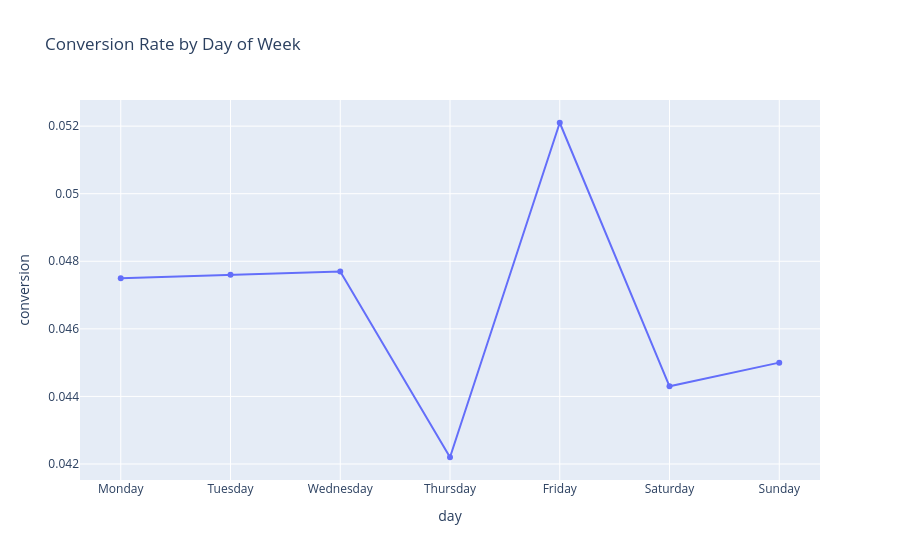

Notebook cell for this chart:
### Code cell
# Day-of-week analysis — correctly ordered Monday to Sunday
day_order = ['Monday','Tuesday','Wednesday','Thursday','Friday','Saturday','Sunday']

day = df.groupby(['day', 'event_type']).size().unstack(fill_value=0)
for col in ['view', 'cart', 'purchase']:
    if col not in day.columns:
        day[col] = 0
day['conversion'] = (day['purchase'] / day['view']).round(4)
day = day.reindex(day_order)  # enforce Mon-Sun order

fig_day = px.line(day.reset_index(), x='day', y='conversion',
                  title='Conversion Rate by Day of Week',
                  markers=True)
fig_day.show()

### Figure 1 — Plotly figure (JSON) as saved in the notebook; plotly's stock layout.template omitted (floating-point values rounded to 4 significant figures)
{"data": [{"hovertemplate": "day=%{x}<br>conversion=%{y}<extra></extra>", "legendgroup": "", "line": {"color": "#636efa", "dash": "solid"}, "marker": {"symbol": "circle"}, "mode": "lines+markers", "name": "", "orientation": "v", "showlegend": false, "type": "scatter", "x": ["Monday", "Tuesday", "Wednesday", "Thursday", "Friday", "Saturday", "Sunday"], "xaxis": "x", "y": [0.0475, 0.0476, 0.0477, 0.0422, 0.0521, 0.0443, 0.045], "yaxis": "y"}], "layout": {"legend": {"tracegroupgap": 0}, "title": {"text": "Conversion Rate by Day of Week"}, "xaxis": {"anchor": "y", "domain": [0, 1], "title": {"text": "day"}}, "yaxis": {"anchor": "x", "domain": [0, 1], "title": {"text": "conversion"}}}}
